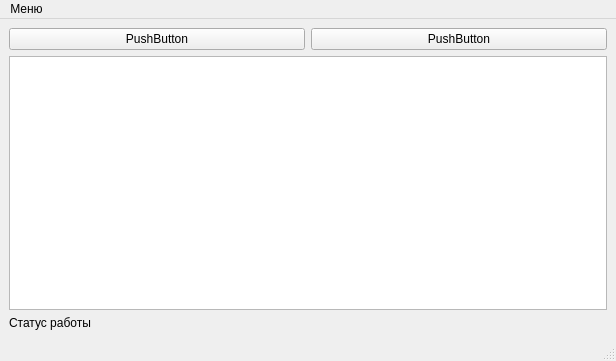
<?xml version="1.0" encoding="UTF-8"?>
<ui version="4.0">
 <class>MainWindow</class>
 <widget class="QMainWindow" name="MainWindow">
  <property name="geometry">
   <rect>
    <x>0</x>
    <y>0</y>
    <width>616</width>
    <height>361</height>
   </rect>
  </property>
  <property name="minimumSize">
   <size>
    <width>200</width>
    <height>100</height>
   </size>
  </property>
  <property name="windowTitle">
   <string>Stalcraft Signal Catcher</string>
  </property>
  <widget class="QWidget" name="centralwidget">
   <layout class="QGridLayout" name="gridLayout_2">
    <item row="0" column="0">
     <layout class="QGridLayout" name="gridLayout">
      <property name="sizeConstraint">
       <enum>QLayout::SetDefaultConstraint</enum>
      </property>
      <item row="0" column="1">
       <widget class="QPushButton" name="pushButton">
        <property name="text">
         <string>PushButton</string>
        </property>
       </widget>
      </item>
      <item row="2" column="0" colspan="2">
       <widget class="QLabel" name="status">
        <property name="text">
         <string>Статус работы</string>
        </property>
       </widget>
      </item>
      <item row="1" column="0" colspan="2">
       <widget class="QTextBrowser" name="textBrowser"/>
      </item>
      <item row="0" column="0">
       <widget class="QPushButton" name="pushButton_2">
        <property name="text">
         <string>PushButton</string>
        </property>
       </widget>
      </item>
     </layout>
    </item>
   </layout>
  </widget>
  <widget class="QMenuBar" name="menubar">
   <property name="geometry">
    <rect>
     <x>0</x>
     <y>0</y>
     <width>616</width>
     <height>26</height>
    </rect>
   </property>
   <widget class="QMenu" name="menu">
    <property name="title">
     <string>Меню</string>
    </property>
    <addaction name="action_4"/>
    <addaction name="action_5"/>
    <addaction name="action_6"/>
   </widget>
   <addaction name="menu"/>
  </widget>
  <widget class="QStatusBar" name="statusbar"/>
  <action name="action">
   <property name="text">
    <string>Конфигурация</string>
   </property>
  </action>
  <action name="action_2">
   <property name="text">
    <string>Открыть репозиторий</string>
   </property>
  </action>
  <action name="action_3">
   <property name="text">
    <string>О программе</string>
   </property>
  </action>
  <action name="action_4">
   <property name="text">
    <string>Открыть репозиторий</string>
   </property>
  </action>
  <action name="action_5">
   <property name="text">
    <string>Связаться с разработчиком</string>
   </property>
  </action>
  <action name="action_6">
   <property name="text">
    <string>О программе</string>
   </property>
  </action>
 </widget>
 <resources/>
 <connections/>
</ui>
